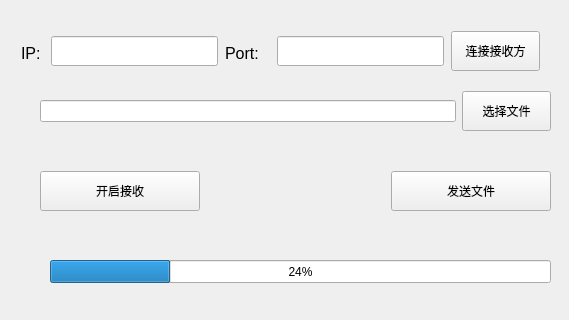
<?xml version="1.0" encoding="UTF-8"?>
<ui version="4.0">
 <class>Widget</class>
 <widget class="QWidget" name="Widget">
  <property name="geometry">
   <rect>
    <x>0</x>
    <y>0</y>
    <width>569</width>
    <height>320</height>
   </rect>
  </property>
  <property name="windowTitle">
   <string>Widget</string>
  </property>
  <widget class="QProgressBar" name="progressBar">
   <property name="geometry">
    <rect>
     <x>50</x>
     <y>260</y>
     <width>501</width>
     <height>23</height>
    </rect>
   </property>
   <property name="value">
    <number>24</number>
   </property>
  </widget>
  <widget class="QWidget" name="widget_2" native="true">
   <property name="geometry">
    <rect>
     <x>0</x>
     <y>10</y>
     <width>561</width>
     <height>131</height>
    </rect>
   </property>
   <widget class="QWidget" name="widget" native="true">
    <property name="geometry">
     <rect>
      <x>10</x>
      <y>10</y>
      <width>541</width>
      <height>62</height>
     </rect>
    </property>
    <widget class="QLabel" name="label">
     <property name="geometry">
      <rect>
       <x>11</x>
       <y>20</y>
       <width>31</width>
       <height>26</height>
      </rect>
     </property>
     <property name="font">
      <font>
       <pointsize>12</pointsize>
      </font>
     </property>
     <property name="text">
      <string>IP:</string>
     </property>
    </widget>
    <widget class="QLineEdit" name="iptext">
     <property name="geometry">
      <rect>
       <x>41</x>
       <y>16</y>
       <width>167</width>
       <height>30</height>
      </rect>
     </property>
     <property name="minimumSize">
      <size>
       <width>0</width>
       <height>30</height>
      </size>
     </property>
    </widget>
    <widget class="QLabel" name="label_2">
     <property name="geometry">
      <rect>
       <x>215</x>
       <y>20</y>
       <width>45</width>
       <height>26</height>
      </rect>
     </property>
     <property name="font">
      <font>
       <pointsize>12</pointsize>
      </font>
     </property>
     <property name="text">
      <string>Port:</string>
     </property>
    </widget>
    <widget class="QLineEdit" name="porttext">
     <property name="geometry">
      <rect>
       <x>267</x>
       <y>16</y>
       <width>167</width>
       <height>30</height>
      </rect>
     </property>
     <property name="minimumSize">
      <size>
       <width>0</width>
       <height>30</height>
      </size>
     </property>
    </widget>
    <widget class="QPushButton" name="connect_recv">
     <property name="geometry">
      <rect>
       <x>441</x>
       <y>11</y>
       <width>89</width>
       <height>40</height>
      </rect>
     </property>
     <property name="minimumSize">
      <size>
       <width>50</width>
       <height>40</height>
      </size>
     </property>
     <property name="text">
      <string>连接接收方</string>
     </property>
    </widget>
   </widget>
   <widget class="QWidget" name="widget_3" native="true">
    <property name="geometry">
     <rect>
      <x>40</x>
      <y>70</y>
      <width>511</width>
      <height>62</height>
     </rect>
    </property>
    <layout class="QHBoxLayout" name="horizontalLayout">
     <item>
      <widget class="QLineEdit" name="file_path">
       <property name="minimumSize">
        <size>
         <width>0</width>
         <height>0</height>
        </size>
       </property>
       <property name="maximumSize">
        <size>
         <width>500</width>
         <height>16777215</height>
        </size>
       </property>
      </widget>
     </item>
     <item>
      <widget class="QPushButton" name="choose_file">
       <property name="minimumSize">
        <size>
         <width>89</width>
         <height>40</height>
        </size>
       </property>
       <property name="maximumSize">
        <size>
         <width>89</width>
         <height>40</height>
        </size>
       </property>
       <property name="text">
        <string>选择文件</string>
       </property>
      </widget>
     </item>
    </layout>
   </widget>
  </widget>
  <widget class="QWidget" name="widget_4" native="true">
   <property name="geometry">
    <rect>
     <x>40</x>
     <y>160</y>
     <width>511</width>
     <height>62</height>
    </rect>
   </property>
   <layout class="QHBoxLayout" name="horizontalLayout_2">
    <item>
     <widget class="QPushButton" name="start_recv">
      <property name="minimumSize">
       <size>
        <width>160</width>
        <height>40</height>
       </size>
      </property>
      <property name="text">
       <string>开启接收</string>
      </property>
     </widget>
    </item>
    <item>
     <spacer name="horizontalSpacer">
      <property name="orientation">
       <enum>Qt::Horizontal</enum>
      </property>
      <property name="sizeHint" stdset="0">
       <size>
        <width>40</width>
        <height>20</height>
       </size>
      </property>
     </spacer>
    </item>
    <item>
     <widget class="QPushButton" name="send_file">
      <property name="minimumSize">
       <size>
        <width>160</width>
        <height>40</height>
       </size>
      </property>
      <property name="text">
       <string>发送文件</string>
      </property>
     </widget>
    </item>
   </layout>
  </widget>
 </widget>
 <resources/>
 <connections/>
</ui>
